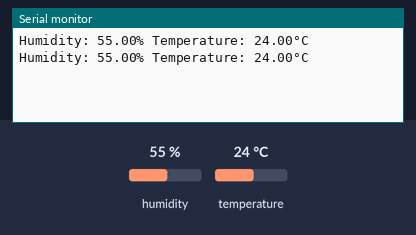
A sketch run on a simulated Arduino Uno, built with avr-gcc and run on an emulated ATmega328P. On the bench: the last lines printed to the serial monitor. The inputs (shaded band) are chosen by the test bench; at power-on: humidity 55 %, temperature 24 °C.

Above: at 4.8 s.
4.9 s: humidity set to 22 %
At 6.6 s:
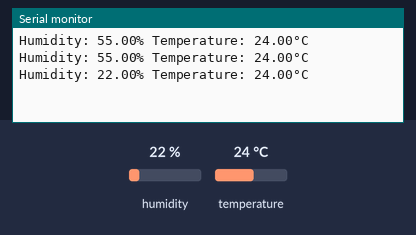
7.9 s: temperature set to 12 °C
At 9.0 s:
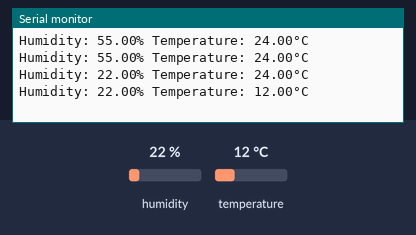
10.9 s: humidity set to 40 %
At 12.7 s:
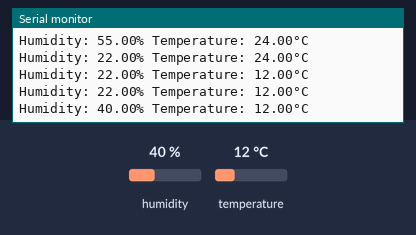
Timing chart, 0 to 14.2 s (numbered marks = the images above; inputs shaded):
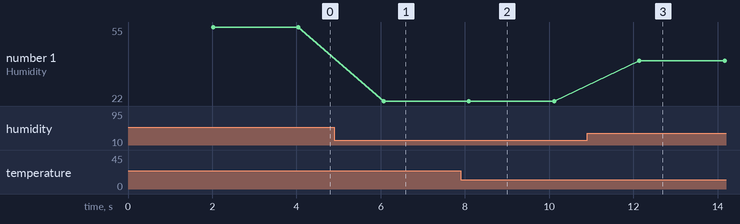

The sketch:

dht_sensor.ino
```cpp
#include "DHT.h"

#define DHTPIN 9        // DHT 感測器接在 9 腳位
#define DHTTYPE DHT11   // DHT11 感測器

DHT dht(DHTPIN, DHTTYPE);

void setup() {
  Serial.begin(9600);   // 初始化序列埠通訊
  dht.begin();          // 初始化 DHT 感測器
}

void loop() {
  // 等待 2 秒鐘再讀取
  delay(2000);

  // 讀取溫濕度數據
  float humidity = dht.readHumidity();
  float temperature = dht.readTemperature();

  // 檢查是否讀取失敗
  if (isnan(humidity) || isnan(temperature)) {
    Serial.println("無法從 DHT 感測器讀取數據！");
    return;
  }

  // 顯示溫濕度數據
  Serial.print("Humidity: " + String(humidity) + "% ");
  Serial.println("Temperature: " + String(temperature) + "°C");
}
```

Measured:
- after the input at 4.9 s, the serial monitor: prints a new line after 1.2 s (image 1)
- after the input at 7.9 s, the serial monitor: prints a new line after 0.20 s (image 2)
- after the input at 10.9 s, the serial monitor: prints a new line after 1.2 s (image 3)
- plotted number 1: 55 → 22 after the input at 4.9 s, 22 → 40 after the input at 10.9 s
